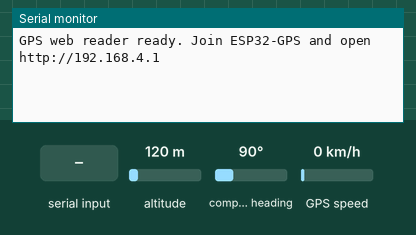
A sketch run on a simulated Seeed XIAO ESP32-S3. Parts: the last lines printed to the serial monitor. The test bench sets the inputs (shaded band); at power-on: altitude 120 m, compass heading 90°, GPS speed 0 km/h. The GPS gets a fix after 3 s at 37.7749, -122.4194 with 8 satellites.

Above: at 1.2 s.
1.3 s: altitude set to 20 m
At 3.0 s:
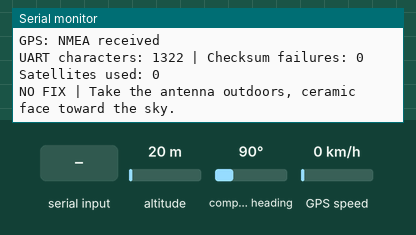
3.5 s: "\"\n" received over the second serial link
5.0 s: compass heading set to 7°
At 6.3 s:
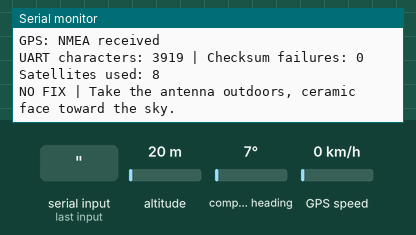
8.0 s: GPS speed set to 30 km/h
At 9.1 s:
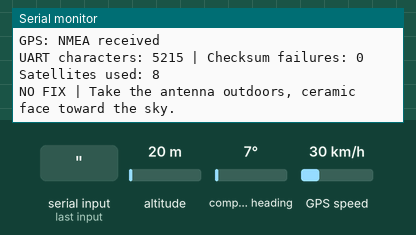
9.5 s: "1\n" received over the second serial link
Timing chart, 0 to 12.0 s (numbered marks = the images above; inputs shaded):
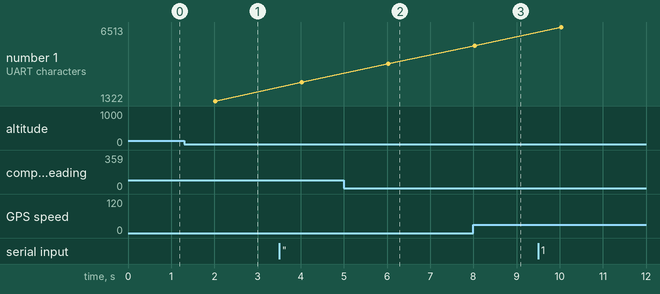

Measured:
- after the input at 1.3 s, the serial monitor: prints a new line after 0.72 s (image 1)
- after the input at 5.0 s, the serial monitor: prints a new line after 1.0 s (image 2)
- after the input at 8.0 s, the serial monitor: prints a new line at once (image 3)
- plotted number 1: 1322 → 2624 after the input at 3.5 s, 2624 → 3919 after the input at 5.0 s, 3919 → 5215 after the input at 8.0 s, 5215 → 6513 after the input at 9.5 s

The sketch:

GPSPhoneWeb.ino
```cpp
#include <Arduino.h>
#include <WiFi.h>
#include <WebServer.h>
#include "gps_state.h"
#include "web_page.h"

// Same separate-wire connection as the first GPS test: GPS TX -> D7.
constexpr int GPS_RX_PIN=44; // XIAO ESP32-S3 D7
constexpr int GPS_TX_PIN=43; // D6, may remain disconnected
constexpr uint32_t GPS_BAUD=9600;
const char* AP_SSID="ESP32-GPS";
const char* AP_PASSWORD="GPStracker24"; // Change before sharing; at least 8 characters.
WebServer server(80);
GPSState state;
String rawLog, line;
bool droppingLine=false;
bool webReady=false;
uint32_t lastSerialStatus=0;
// Enable to also print every complete received NMEA sentence.
constexpr bool PRINT_RAW_NMEA=false;

void printSerialStatus() {
  if(!Serial) return; // Keep GPS/web service running when USB monitor is closed.
  const uint32_t now=millis();
  auto &gps=state.gps;
  Serial.println("\n--- ESP32 GPS tracker ---");
  if(webReady) {
    Serial.print("Wi-Fi: ");Serial.print(AP_SSID);
    Serial.print(" | Open http://");Serial.println(WiFi.softAPIP());
    Serial.print("Phones connected: ");Serial.println(WiFi.softAPgetStationNum());
  } else Serial.println("Wi-Fi web server did not start. Reset the board to retry.");
  Serial.print("GPS: ");
  Serial.println(state.receiving(now)?"NMEA received":"No recent valid NMEA; check GPS TX -> D7, 3V3 and GND");
  Serial.print("UART characters: ");Serial.print(gps.charsProcessed());
  Serial.print(" | Checksum failures: ");Serial.println(gps.failedChecksum());
  Serial.print("Satellites used: ");
  if(state.receiving(now) && gps.satellites.isValid() && gps.satellites.age()<5000)
    Serial.println(gps.satellites.value());
  else Serial.println("unknown");
  if(state.live(now)) {
    Serial.print("FIX | Latitude: ");Serial.print(gps.location.lat(),6);
    Serial.print(" | Longitude: ");Serial.println(gps.location.lng(),6);
  } else Serial.println("NO FIX | Take the antenna outdoors, ceramic face toward the sky.");
}

String jsonEscape(const String& input) {
  String out;out.reserve(input.length()+32);
  for(size_t i=0;i<input.length();++i) {
    unsigned char c=input[i];
    if(c=='"') out+="\\\"";
    else if(c=='\\') out+="\\\\";
    else if(c=='\n') out+="\\n";
    else if(c=='\r') out+="\\r";
    else if(c>=32 && c<127) out+=char(c);
  }
  return out;
}
String numeric(bool valid,double value,int digits=1) {
  return valid && isfinite(value)?String(value,digits):String("null");
}
void sendGPS() {
  const uint32_t now=millis();
  const bool receiving=state.receiving(now), fix=state.live(now);
  auto &gps=state.gps;
  char utc[20]="";
  if(receiving && state.timePresent && gps.time.isValid() && gps.time.age()<5000)
    snprintf(utc,sizeof(utc),"%02u:%02u:%02u UTC",gps.time.hour(),gps.time.minute(),gps.time.second());
  String data;data.reserve(1800);
  data="{\"fix\":";data+=fix?"true":"false";
  data+=",\"receiving\":";data+=receiving?"true":"false";
  data+=",\"latitude\":";data+=numeric(fix,gps.location.lat(),6);
  data+=",\"longitude\":";data+=numeric(fix,gps.location.lng(),6);
  data+=",\"satellites\":";data+=numeric(receiving&&gps.satellites.isValid()&&gps.satellites.age()<5000,gps.satellites.value(),0);
  data+=",\"hdop\":";data+=numeric(receiving&&gps.hdop.isValid()&&gps.hdop.age()<5000,gps.hdop.hdop());
  data+=",\"speed_kmh\":";data+=numeric(fix&&gps.speed.isValid()&&gps.speed.age()<5000,gps.speed.kmph());
  data+=",\"altitude_m\":";data+=numeric(fix&&gps.altitude.isValid()&&gps.altitude.age()<5000,gps.altitude.meters());
  data+=",\"fix_age_ms\":";data+=fix?String(gps.location.age()):String("null");
  data+=",\"utc\":\"";data+=utc;
  data+="\",\"raw\":\"";data+=jsonEscape(rawLog);data+="\"}";
  server.sendHeader("Cache-Control","no-store");
  server.send(200,"application/json",data);
}
void setup() {
  Serial.begin(115200);
  Serial1.setRxBufferSize(2048);
  Serial1.begin(GPS_BAUD,SERIAL_8N1,GPS_RX_PIN,GPS_TX_PIN);
  rawLog.reserve(1200);line.reserve(180);
  WiFi.mode(WIFI_AP);
  WiFi.softAPConfig(IPAddress(192,168,4,1),IPAddress(192,168,4,1),IPAddress(255,255,255,0));
  if(!WiFi.softAP(AP_SSID,AP_PASSWORD)) {
    Serial.println("Could not start GPS Wi-Fi access point.");return;
  }
  server.on("/",HTTP_GET,[]{
    server.sendHeader("Cache-Control","no-store");
    server.send_P(200,"text/html; charset=utf-8",GPS_PAGE);
  });
  server.on("/api/gps",HTTP_GET,sendGPS);
  server.onNotFound([]{server.send(404,"text/plain","Not found");});
  server.begin();
  webReady=true;
  Serial.println("GPS web reader ready. Join ESP32-GPS and open http://192.168.4.1");
}
void loop() {
  while(Serial1.available()) {
    const char c=char(Serial1.read());state.feed(c,millis());
    if(c=='\n') {
      if(!droppingLine && line.length()) {
        if(PRINT_RAW_NMEA && Serial) Serial.println(line);
        rawLog+=line;rawLog+='\n';
        while(rawLog.length()>1100) {
          int end=rawLog.indexOf('\n');
          if(end<0){rawLog="";break;}rawLog.remove(0,end+1);
        }
      }
      line="";droppingLine=false;
    } else if(c!='\r' && !droppingLine) {
      if(line.length()<180)line+=c;else{line="";droppingLine=true;}
    }
  }
  if(webReady) server.handleClient();
  if(uint32_t(millis()-lastSerialStatus)>=2000) {
    lastSerialStatus=millis();
    printSerialStatus();
  }
  delay(1);
}
```

gps_state.h
```cpp
#pragma once
#include <TinyGPS++.h>
#include <stdint.h>
#include <string.h>

// TinyGPS++ retains the last valid position even after a no-fix sentence.
// Track current GGA/RMC status separately so that position is never called live.
class GPSState {
 public:
  TinyGPSPlus gps;
  TinyGPSCustom gnQuality, gpQuality, gnStatus, gpStatus;
  TinyGPSCustom gnGgaTime, gpGgaTime, gnRmcTime, gpRmcTime;
  bool seenSentence=false, seenGga=false, seenRmc=false;
  bool ggaFix=false, rmcFix=false, timePresent=false;
  uint32_t lastSentence=0, lastGga=0, lastRmc=0;
  static constexpr uint32_t FRESH_MS=5000;
  GPSState(): gnQuality(gps,"GNGGA",6),gpQuality(gps,"GPGGA",6),
    gnStatus(gps,"GNRMC",2),gpStatus(gps,"GPRMC",2),
    gnGgaTime(gps,"GNGGA",1),gpGgaTime(gps,"GPGGA",1),
    gnRmcTime(gps,"GNRMC",1),gpRmcTime(gps,"GPRMC",1) {}
  void feed(char c, uint32_t now) {
    if(!gps.encode(c)) return; // checksum validated by TinyGPS++
    seenSentence=true; lastSentence=now;
    for(auto field:{&gnQuality,&gpQuality}) if(field->isUpdated()) {
      const char* quality=field->value();
      ggaFix=quality[0]>='1' && quality[0]<='5';
      seenGga=true;lastGga=now;
    }
    for(auto field:{&gnStatus,&gpStatus}) if(field->isUpdated()) {
      rmcFix=strcmp(field->value(),"A")==0;
      seenRmc=true;lastRmc=now;
    }
    for(auto field:{&gnGgaTime,&gpGgaTime,&gnRmcTime,&gpRmcTime})
      if(field->isUpdated()) timePresent=strlen(field->value())>=6;
  }
  bool receiving(uint32_t now) const {
    return seenSentence && uint32_t(now-lastSentence)<FRESH_MS;
  }
  bool live(uint32_t now) {
    bool ggaRecent=seenGga && uint32_t(now-lastGga)<FRESH_MS;
    bool rmcRecent=seenRmc && uint32_t(now-lastRmc)<FRESH_MS;
    return receiving(now) && gps.location.isValid() && gps.location.age()<FRESH_MS
      && (ggaRecent||rmcRecent) && (!ggaRecent||ggaFix) && (!rmcRecent||rmcFix);
  }
};
```

web_page.h
```cpp
// Generated by embed_page.py. Edit web/index.html instead.
#pragma once
#include <Arduino.h>
const char GPS_PAGE[] PROGMEM = R"GPSPAGE(<!doctype html>
<html lang="en"><head><meta charset="utf-8"><meta name="viewport" content="width=device-width, initial-scale=1"><meta name="theme-color" content="#102c27"><title>Field GPS · Live tracker</title>
<style>
:root{font-family:system-ui,-apple-system,BlinkMacSystemFont,"Segoe UI",sans-serif;color:#183b33;background:#f4f5ef;font-synthesis:none}*{box-sizing:border-box}body{margin:0}main{max-width:760px;margin:auto;padding:28px 20px 36px}header{display:flex;justify-content:space-between;align-items:center;gap:12px;margin-bottom:32px}.brand{font-weight:800;letter-spacing:-1px;font-size:25px}.brand span{color:#547c4b}.tag{border:1px solid #d4ddd1;border-radius:30px;padding:7px 11px;font-size:11px;letter-spacing:1px;font-weight:700}.eyebrow{font-size:11px;letter-spacing:2px;font-weight:750;color:#62766b}.hero{position:relative;overflow:hidden;border-radius:22px;background:#102c27;color:#fff;padding:26px;margin-top:12px;box-shadow:0 12px 24px #102c2710}.hero:after{content:'';position:absolute;width:200px;height:200px;border:1px solid #ffffff0c;border-radius:50%;right:-100px;top:-65px;pointer-events:none}.status{display:flex;align-items:center;gap:9px;color:#c4db9d;font-size:13px;font-weight:650}.dot{width:8px;height:8px;border-radius:50%;background:currentColor;box-shadow:0 0 0 5px #ffffff08}.hero h1{font-size:clamp(29px,7vw,42px);letter-spacing:-1.6px;margin:19px 0 9px;line-height:1.12}.hero p{color:#c1cec7;font-size:14px;line-height:1.5;max-width:490px;margin:0}.coords{display:grid;grid-template-columns:1fr 1fr;gap:12px;margin-top:27px;padding-top:20px;border-top:1px solid #ffffff22}.coords small{display:block;color:#acbeb4;font-size:10px;letter-spacing:1.8px;margin-bottom:6px}.coords strong{font-size:clamp(19px,5vw,30px);font-weight:500;letter-spacing:-.5px;font-variant-numeric:tabular-nums}.unit{font-size:11px;color:#a5bba9}.actions{display:flex;gap:10px;margin:16px 0 24px}.button{font:inherit;font-weight:650;font-size:14px;border-radius:12px;padding:14px 16px;border:1px solid #cdd7cc;background:#fff;color:#183b33;text-decoration:none;text-align:center;cursor:pointer;flex:1;min-height:48px}.primary{background:#c4db9d;border-color:#c4db9d}.button:disabled,.button[aria-disabled=true]{opacity:.45;cursor:default}.button:focus-visible,summary:focus-visible{outline:3px solid #6d964c;outline-offset:3px}.metrics{display:grid;grid-template-columns:repeat(2,1fr);gap:12px}.metric{background:#fff;border:1px solid #e0e5dc;border-radius:16px;padding:18px}.label{font-size:12px;color:#64766b}.value{font-size:30px;letter-spacing:-1px;margin-top:8px;font-variant-numeric:tabular-nums}.value small{font-size:13px;letter-spacing:0;color:#687c6e}.sub{font-size:11px;color:#7b897c;margin-top:5px}.details{margin:24px 0 0;border-top:1px solid #dce3d7;padding-top:19px}.row{display:flex;justify-content:space-between;gap:20px;font-size:12px;margin-bottom:13px}.row span:first-child{color:#738171}.row span:last-child{text-align:right}.note{font-size:12px;line-height:1.65;color:#6b7c6d}details{border:1px solid #dce3d7;border-radius:12px;margin-top:20px;padding:14px}summary{font-size:12px;cursor:pointer;font-weight:650}pre{font-size:10px;overflow:auto;max-height:160px;white-space:pre;margin-bottom:0;color:#526f5b}.footer{display:flex;justify-content:space-between;gap:12px;font-size:10px;letter-spacing:1px;color:#7c8978;margin-top:25px}.toast{min-height:20px;font-size:12px;margin:0;color:#526e40}.demo{background:#f4e5a6;border-radius:9px;padding:11px;font-size:12px;margin:0 0 15px;color:#5b4b15} @media(min-width:620px){main{padding-top:38px}.metrics{grid-template-columns:repeat(4,1fr)}.hero{padding:30px}.value{font-size:28px}.metric{padding:16px}}@media(max-width:350px){main{padding:20px 12px}.hero{padding:20px}.tag{font-size:9px}.coords{gap:6px}}
</style></head><body><main>
<header><div class="brand">field<span>GPS</span><span aria-hidden="true"> ↗</span></div><span class="tag">ESP32 · LOCAL</span></header>
<div id="demo" class="demo" hidden>DEMO PREVIEW — sample data, not your GPS location.</div>
<div class="eyebrow">YOUR TRACKER, AT A GLANCE</div>
<section class="hero" aria-labelledby="heading"><div class="status"><span class="dot" aria-hidden="true"></span><span id="status" role="status">Connecting to tracker</span></div><h1 id="heading">Finding your signal.</h1><p id="description">Keep your phone connected to the ESP32 Wi-Fi. Live GPS readings will appear here.</p><div class="coords"><div><small>LATITUDE</small><strong id="lat">—</strong><span class="unit"> °</span></div><div><small>LONGITUDE</small><strong id="lon">—</strong><span class="unit"> °</span></div></div></section>
<div class="actions"><a id="map" class="button primary" aria-disabled="true" target="_blank" rel="noopener noreferrer">Open in Maps ↗</a><button id="copy" class="button" disabled>Copy coordinates</button></div>
<p id="toast" class="toast" role="status"></p>
<section class="metrics" aria-label="GPS measurements"><article class="metric"><div class="label">Satellites used</div><div id="satellites" class="value">—</div><div class="sub">In the position fix</div></article><article class="metric"><div class="label">Speed</div><div class="value"><span id="speed">—</span> <small>km/h</small></div><div class="sub">Ground speed</div></article><article class="metric"><div class="label">Altitude</div><div class="value"><span id="altitude">—</span> <small>m</small></div><div class="sub">Above mean sea level</div></article><article class="metric"><div class="label">HDOP</div><div id="hdop" class="value">—</div><div class="sub">Lower is better*</div></article></section>
<section class="details" aria-label="Connection details"><div class="row"><span>GPS time (UTC)</span><span id="utc">—</span></div><div class="row"><span>Position age</span><span id="age">—</span></div><div class="row"><span>Receiver</span><span id="receiver">Waiting for data</span></div><div class="row"><span>Phone connection</span><span id="connection">Connecting</span></div></section>
<p class="note">This page works offline over the tracker’s Wi-Fi. Maps needs an internet connection; copy the coordinates if your phone cannot open it. *HDOP describes satellite geometry, not accuracy in metres.</p>
<details><summary>Receiver diagnostics</summary><pre id="raw">Waiting for NMEA sentences…</pre></details>
<div class="footer"><span>DIRECT FROM YOUR GPS</span><span>REFRESHES EVERY SECOND</span></div>
</main><script>
'use strict';
const $=id=>document.getElementById(id);let current=null;const demoMode=new URLSearchParams(location.search).get('demo')==='1';
function number(value,digits=1){return typeof value==='number'&&Number.isFinite(value)?value.toFixed(digits):'—'}
function actions(point){current=point;$('copy').disabled=!point;$('map').setAttribute('aria-disabled',String(!point));if(point){$('map').href=`https://www.google.com/maps/search/?api=1&query=${point.lat.toFixed(6)},${point.lon.toFixed(6)}`}else{$('map').removeAttribute('href')}}
function render(d){const fix=d.fix===true&&Number.isFinite(d.latitude)&&Number.isFinite(d.longitude);$('status').textContent=fix?'Live GPS fix':d.receiving?'GPS connected · no fix':'Waiting for GPS data';$('heading').textContent=fix?'You’re on the map.':d.receiving?'Looking for satellites.':'Check the GPS connection.';$('description').textContent=fix?'Position received directly from your tracker. Keep the antenna facing the open sky.':d.receiving?'Your receiver is sending data. Move the antenna outdoors, ceramic face up, and give it time to acquire satellites.':'No recent valid GPS sentences. Check GPS power, common ground, and GPS TX → ESP32 D7 wiring.';$('lat').textContent=fix?number(d.latitude,6):'—';$('lon').textContent=fix?number(d.longitude,6):'—';$('satellites').textContent=d.satellites===null?'—':d.satellites;$('speed').textContent=fix?number(d.speed_kmh):'—';$('altitude').textContent=fix?number(d.altitude_m):'—';$('hdop').textContent=number(d.hdop);$('utc').textContent=d.utc||'—';$('age').textContent=fix?`${number(d.fix_age_ms/1000,1)} s`:'No current fix';$('receiver').textContent=d.receiving?'NMEA data received':'No recent valid NMEA';$('connection').textContent=demoMode?'Demo · simulated readings':'Connected to tracker';$('raw').textContent=d.raw||'Waiting for NMEA sentences…';actions(fix?{lat:d.latitude,lon:d.longitude}:null)}
function disconnected(){$('status').textContent='Tracker disconnected';$('heading').textContent='Reconnect to your tracker.';$('description').textContent='Join the ESP32-GPS Wi-Fi network and keep this page open. Readings resume automatically.';for(const id of ['lat','lon','satellites','speed','altitude','hdop','utc','age'])$(id).textContent='—';$('connection').textContent='Disconnected · retrying';$('receiver').textContent='Unknown';$('raw').textContent='Tracker unavailable';actions(null)}
async function poll(){try{const response=await fetch('/api/gps',{cache:'no-store',signal:AbortSignal.timeout(2500)});if(!response.ok)throw Error('HTTP '+response.status);render(await response.json())}catch(e){disconnected()}finally{setTimeout(poll,1000)}}
$('map').addEventListener('click',e=>{if(!current)e.preventDefault()});$('copy').addEventListener('click',async()=>{if(!current)return;const value=`${current.lat.toFixed(6)}, ${current.lon.toFixed(6)}`;try{if(navigator.clipboard&&window.isSecureContext){await navigator.clipboard.writeText(value)}else{const field=document.createElement('textarea');field.value=value;field.style.position='fixed';field.style.top='0';document.body.append(field);field.focus();field.select();const copied=document.execCommand('copy');field.remove();if(!copied)throw Error('Copy unavailable')}$('toast').textContent='Coordinates copied.'}catch(e){$('toast').textContent='Select and copy: '+value}});
if(demoMode){$('demo').hidden=false;const state=new URLSearchParams(location.search).get('state');if(state==='disconnected')disconnected();else render({fix:state!=='nofix',receiving:true,latitude:1.352083,longitude:103.819836,satellites:state==='nofix'?0:9,speed_kmh:0.4,altitude_m:22.8,hdop:state==='nofix'?25.5:0.9,utc:'08:24:16 UTC',fix_age_ms:400,raw:state==='nofix'?'$GNGGA,,,,,,0,00,25.5,,,,,,*64':'Demo readings — not a connected receiver.'})}else poll();
</script></body></html>
)GPSPAGE";
```
